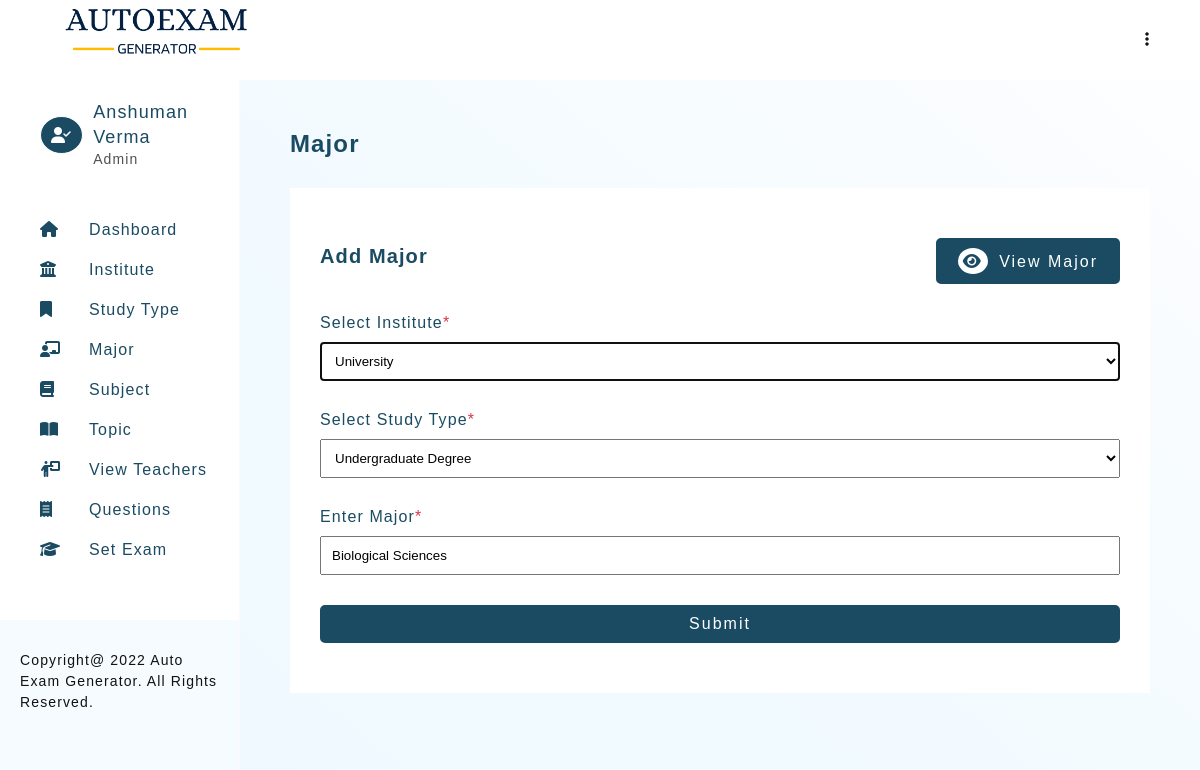
Screenshot of /major.php?edit=2 (signed in) with the database file from the repository.
### tables this page shows
CREATE TABLE `teacher_profile` (
  `teacher_id` int PRIMARY KEY AUTO_INCREMENT,
  `teacher_firstname` varchar(30) NOT NULL,
  `teacher_lastname` varchar(30) NOT NULL,
  `email` varchar(50) UNIQUE,
  `password` varchar(100) NOT NULL,
  `type` ENUM('Admin','Teacher') NOT NULL DEFAULT 'Teacher',
  `addedOn` DATETIME DEFAULT CURRENT_TIMESTAMP
);

CREATE TABLE `major`(
    `major_id` int PRIMARY KEY AUTO_INCREMENT,
    `major_name` text,
    `type_of_study_id` int,
    `majorAddedBy` int,
   `majorAddedOn` DATETIME DEFAULT CURRENT_TIMESTAMP,
    FOREIGN KEY (`majorAddedBy`) REFERENCES `teacher_profile`(`teacher_id`) ON UPDATE CASCADE ON DELETE SET NULL,
    FOREIGN KEY (`type_of_study_id`) REFERENCES `type_of_study`(`type_of_study_id`) ON UPDATE CASCADE ON DELETE SET NULL
);

### includes/config.php (called while the page is built, shortened)
<?php
    $sitename = "Auto Exam Generator";

### major.php (the view, shortened to what this page needs)
<?php
    require_once './templates/header.php';
    $majorName = $studyId = $institute_id = '' ;
    if(isset($_GET['edit']))
    {
        $majorEditQ = mysqli_query($connection,
            "SELECT * FROM `major`
            LEFT JOIN `type_of_study` ON `type_of_study`.`type_of_study_id` = `major`.`type_of_study_id`
            WHERE `major_id` = '$_GET[edit]'"
        );
        if(mysqli_num_rows($majorEditQ) == 1 )
        {
            $majorRow = mysqli_fetch_assoc($majorEditQ);
            $studyId = $majorRow['type_of_study_id'];
            $majorName = $majorRow['major_name'];
            $institute_id = $majorRow['institute_id'];
        }
    }
?>
<section>
    <h3 class="heading">Major</h3>
    <div class="card">
        <div class="card-heading">
            <div>
                <h4 class="sub-heading">Add Major</h4>
            </div>
            <a href="major-view.php" class="btn btn-green"><i class="fa-solid fa-eye"></i> View Major</a>
        </div>
        <form method="post" class="form-container g-large">
            <div>
                <label for="institute">Select Institute<span class="text-red">*</span></label>
                <select name="institute" id="major_institute" class="form-control" autofocus onchange="instituteChanged(this.value)">
                <?php
                    $instituteQ = mysqli_query($connection, "SELECT * FROM `institute` ORDER BY `institute_name`" );
                    if(mysqli_num_rows($instituteQ) >= 1 )
                    {
                        while($instituteRow = mysqli_fetch_assoc($instituteQ))
                        {
                            if($institute_id == $instituteRow['institute_id'])
                            {
                                echo "<option value=\"$instituteRow[institute_id]\" selected>$instituteRow[institute_name]</option>";
                            }
                            else
                            {
                                echo "<option value=\"$instituteRow[institute_id]\">$instituteRow[institute_name]</option>";
                            }
                        }
                    }
                ?>
                </select>
            </div>
            <div id="studyTypeResponse">
                <?php
                    if(isset($_GET['edit']))
                    {
                ?>
                        <label for="studytype">Select Study Type<span class="text-red">*</span></label>
                        <select name="studytype" id="studytype" class="form-control">
                            <?php
                                $studyQ = mysqli_query($connection, "SELECT * FROM `type_of_study` WHERE institute_id = '$institute_id' ORDER BY `study_name`" );
                                if(mysqli_num_rows($studyQ) >= 1 )
                                {
                                    while($studyRow = mysqli_fetch_assoc($studyQ))
                                    {
                                        if($studyId == $studyRow['type_of_study_id'])
                                        {
                                            echo "<option value=\"$studyRow[type_of_study_id]\" selected>$studyRow[study_name]</option>";
                                        }
                                        else
                                        {
                                            echo "<option value=\"$studyRow[type_of_study_id]\">$studyRow[study_name]</option>";
                                        }
                                    }
                                }
                            ?>
                        </select>
                <?php
                    }
                ?>
            </div>
            <div>
                <label for="major">Enter Major<span class="text-red">*</span></label>
                <input type="text" name="major" id="major" class="form-control" placeholder="Enter major" value="<?= $majorName; ?>">
            </div>
            <button type="submit" name="submit" class="btn btn-green">Submit</button>
        </form>
    </div>
</section>
<?php
    require_once './templates/footer.php';
?>

### templates/header.php (shortened to what this page needs)
<?php
    require './includes/config.php';
    require_once './includes/connection.php';
    if(isset($_SESSION['user']))
    {
        $userQuery = mysqli_query($connection, "SELECT * FROM teacher_profile WHERE email = '$_SESSION[user]'");
        $userRow = mysqli_fetch_assoc($userQuery);
    }
?>
<!DOCTYPE html>
<html lang="en">
<head>
    <link rel="stylesheet" href="./assets/css/main.css">
    <link rel="stylesheet" href="./assets/css/style.css">
    <link rel="stylesheet" href="https://cdnjs.cloudflare.com/ajax/libs/font-awesome/6.1.1/css/all.min.css">
</head>
<body>
    <header class="admin-header">
        <h1 class="title">
            <img src="./assets/images/logo.png" alt="Auto Exam Generator" height="60px">
        </h1>
        <div>
            <ul>
                <li class="dropmenu">
                    <a href="#"><i class="fa-solid fa-ellipsis-vertical"></i></a>
                </li>
            </ul>
        </div>
    </header>
    <aside id="asideMenu">
        <div class="profile-header" id="profile-header2">
            <?php
                if($_SESSION['userType'] == 'Admin')
                {
                    echo "<i class=\"fa-solid fa-user-check\"></i>";
                }
                else
                {
                    echo "<i class=\"fa-solid fa-user\"></i>";
                }
            ?>
            <div>
                <h2>
                    <?=
                        $userRow['teacher_firstname'] ." ". $userRow['teacher_lastname']
                    ?>
                </h2>
                <p> <?=  $_SESSION['userType']; ?> </p>
            </div>
        </div>
        <section id="nav-header">
            <nav>
                <ul class="navbar">
                    <li><a href="dashboard.php"><i class="fa-solid fa-house"></i><span>Dashboard</span></a></li>
                            <li><a href="institute-view.php"><i class="fa-solid fa-building-columns"></i><span>Institute</span></a></li>
                            <li><a href="studyType-view.php"><i class="fa-solid fa-bookmark"></i><span>Study Type</span></a></li>
                            <li><a href="major-view.php"><i class="fa-solid fa-chalkboard-user"></i><span>Major</span></a></li>
                            <li><a href="subject-view.php"><i class="fa-solid fa-book"></i><span>Subject</span></a></li>
                            <li><a href="topic-view.php"><i class="fa-solid fa-book-open"></i><span>Topic</span></a></li>
                    <?php
                        if($_SESSION['userType'] == 'Admin')
                        {
                    ?>
                            <li><a href="teacher-view.php"><i class="fa-solid fa-person-chalkboard"></i><span>View Teachers</span></a></li>
                    <?php
                        }
                    ?>
                    <li><a href="question-view.php"><i class="fa-solid fa-receipt"></i><span>Questions</span></a></li>
                    <li><a href="setExam-1.php"><i class="fa-solid fa-graduation-cap"></i><span>Set Exam</span></a></li>
                </ul>
            </nav>
        </section>
        <footer class="copyright">Copyright@
            <?= date("Y"); ?>
            <?= $sitename; ?>. All Rights Reserved.
        </footer>
    </aside>
    <main>

### assets/css/main.css (style rules this page uses)
* { margin: 0; padding: 0; box-sizing: border-box; }
body { font-family: 'Gill Sans', 'Gill Sans MT', Calibri, 'Trebuchet MS', sans-serif; color: #121212; letter-spacing: 0.07em; }
html { scroll-behavior: smooth; }
a { text-decoration: none; }
ul { list-style: none; }
.text-red { color: #dc3545; }
.btn { padding: 8px 20px; border-radius: 5px; transition: all 0.2s; letter-spacing: 2px; font-size: 16px; }
.btn i { border-radius: 50%; padding: 5px; margin-right: 5px; transition: all 0.2s; }
.btn-green { background-color: #1a4b63; color: #fff; border: solid 2px #1a4b63; }
.btn-green i { background-color: #fff; color: #1a4b63; }

### assets/css/style.css (style rules this page uses)
:root { --primary-color: #1a4b63; }
body { color: #121212; }
.admin-header { padding: 0 50px; background-color: #fff; display: flex; justify-content: space-between; width: 100%; z-index: 12; height: 10vh; line-height: 10vh; position: fixed; top: 0; left: 0; }
.admin-header .dropmenu { position: relative; text-align: right; }
.admin-header .dropmenu a { color: #121212; }
aside { width: 50%; background-color: #fff; height: 100%; overflow: auto; position: fixed; display: flex; flex-direction: column; justify-content: space-between; border-right: solid 1px rgb(255, 249, 249); display: none; background-color: #f6fbff; }
aside > #nav-header { padding: 20px 20px 50px 40px; display: grid; grid-template-columns: 1fr; row-gap: 20px; align-content: start; background-color: #fff; }
h1.title { color: var(--primary-color); font-size: 18px; }
.profile-header { display: flex; justify-content: flex-start; align-items: center; line-height: 1.4; padding: 20px 20px 20px 40px; background-color: #fff; }
.profile-header > i { border-radius: 50%; color: #fff; border: solid 1px; padding: 10px; background-color: var(--primary-color); margin-right: 10px; }
.profile-header > div > h2 { color: var(--primary-color); font-size: 18px; font-weight: normal; }
.profile-header > div > p { color: #515151; font-size: 14px; }
aside > #nav-header > nav > ul { line-height: 2.5; }
aside > #nav-header > nav > ul > li > a { color: var(--primary-color); font-size: 16px; display: block; }
aside > #nav-header > nav > ul > li > a > i { display: inline-block; width: 30px; }
aside > #nav-header > nav > ul > li > a > span { margin-left: 19px; }
aside > footer { background-color: #f6fbff; padding: 30px 20px 30px; line-height: 1.5; font-size: 14px; }
main { background-image: linear-gradient(to right top, #f0f9ff, #f0f9ff, #f0faff, #f1faff, #f1faff, #f2faff, #f4fbff, #f5fbff, #f7fcff, #f9fcff, #fbfdff, #fdfeff); min-height: 100vh; padding: 50px 50px; margin-top: 10vh; }
main > section { margin-bottom: 100px; }
.heading { color: var(--primary-color); margin-bottom: 30px; font-size: 24px; font-weight: 600; }
.sub-heading { color: var(--primary-color); margin-bottom: 10px; font-size: 20px; font-weight: 600; }
.card { background-color: #fff; padding: 50px 30px; }
.card-heading { display: flex; justify-content: space-between; align-items: center; margin-bottom: 30px; flex-direction: column; }
.form-container { display: grid; grid-template-columns: 1fr; }
.g-large { grid-gap: 30px; }
.form-container > div > label, .form-label { display: block; color: var(--primary-color); margin-bottom: 10px; }
.form-container .form-control { width: 100%; padding: 10px; }
.form-container > button { grid-template-columns: 200px; }
@media (min-width: 992px) { aside { display: block; width: 20%; } }
@media (min-width: 992px) { main { margin-left: 20%; width: 80%; } }
@media (min-width: 992px) { .card-heading { flex-direction: row; } }
.form-control { display: block; width: 100%; padding: 10px; }

### rows the page displays
teacher_profile: teacher_firstname "Anshuman", teacher_lastname "Verma"
major: major "Biological Sciences"

### other values shown
$_SESSION['userType'] "Admin"
$sitename "Auto Exam Generator"
form field institute "University"
form field studytype "Undergraduate Degree"
